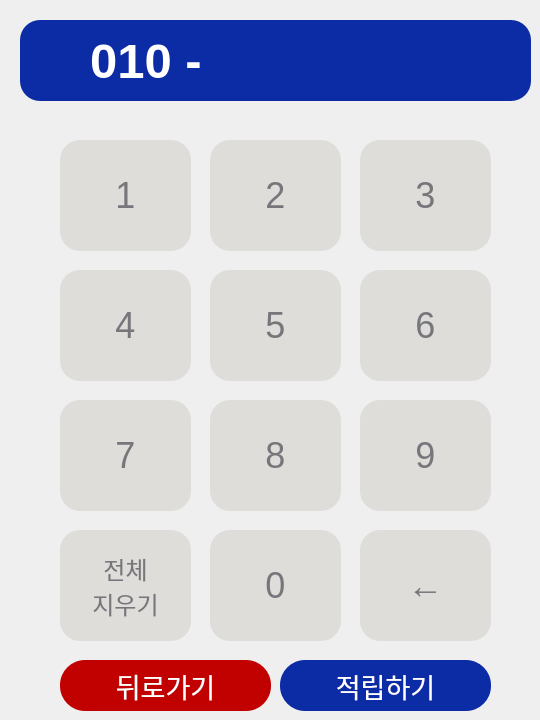
      <widget class="QWidget" name="page_7">
       <widget class="QFrame" name="frame_3">
        <property name="geometry">
         <rect>
          <x>20</x>
          <y>20</y>
          <width>511</width>
          <height>81</height>
         </rect>
        </property>
        <property name="styleSheet">
         <string notr="true">background-color: rgb(12, 44, 166);
border-radius: 20px;</string>
        </property>
        <property name="frameShape">
         <enum>QFrame::StyledPanel</enum>
        </property>
        <property name="frameShadow">
         <enum>QFrame::Raised</enum>
        </property>
        <widget class="QLabel" name="mem_tel">
         <property name="geometry">
          <rect>
           <x>70</x>
           <y>10</y>
           <width>401</width>
           <height>61</height>
          </rect>
         </property>
         <property name="font">
          <font>
           <pointsize>37</pointsize>
           <weight>75</weight>
           <bold>true</bold>
          </font>
         </property>
         <property name="styleSheet">
          <string notr="true">color: rgb(255, 255, 255);</string>
         </property>
         <property name="text">
          <string>010 - </string>
         </property>
        </widget>
       </widget>
       <widget class="QPushButton" name="btn_mem_1">
        <property name="geometry">
         <rect>
          <x>60</x>
          <y>140</y>
          <width>131</width>
          <height>111</height>
         </rect>
        </property>
        <property name="font">
         <font>
          <pointsize>27</pointsize>
         </font>
        </property>
        <property name="styleSheet">
         <string notr="true">border-radius: 20px;
background-color: rgb(222, 221, 218);
color: rgb(119, 118, 123);</string>
        </property>
        <property name="text">
         <string>1</string>
        </property>
       </widget>
       <widget class="QPushButton" name="btn_mem_2">
        <property name="geometry">
         <rect>
          <x>210</x>
          <y>140</y>
          <width>131</width>
          <height>111</height>
         </rect>
        </property>
        <property name="font">
         <font>
          <pointsize>27</pointsize>
         </font>
        </property>
        <property name="styleSheet">
         <string notr="true">border-radius: 20px;
background-color: rgb(222, 221, 218);
color: rgb(119, 118, 123);</string>
        </property>
        <property name="text">
         <string>2</string>
        </property>
       </widget>
       <widget class="QPushButton" name="btn_mem_3">
        <property name="geometry">
         <rect>
          <x>360</x>
          <y>140</y>
          <width>131</width>
          <height>111</height>
         </rect>
        </property>
        <property name="font">
         <font>
          <pointsize>27</pointsize>
         </font>
        </property>
        <property name="styleSheet">
         <string notr="true">border-radius: 20px;
background-color: rgb(222, 221, 218);
color: rgb(119, 118, 123);</string>
        </property>
        <property name="text">
         <string>3</string>
        </property>
       </widget>
       <widget class="QPushButton" name="btn_mem_5">
        <property name="geometry">
         <rect>
          <x>210</x>
          <y>270</y>
          <width>131</width>
          <height>111</height>
         </rect>
        </property>
        <property name="font">
         <font>
          <pointsize>27</pointsize>
         </font>
        </property>
        <property name="styleSheet">
         <string notr="true">border-radius: 20px;
background-color: rgb(222, 221, 218);
color: rgb(119, 118, 123);</string>
        </property>
        <property name="text">
         <string>5</string>
        </property>
       </widget>
       <widget class="QPushButton" name="btn_mem_4">
        <property name="geometry">
         <rect>
          <x>60</x>
          <y>270</y>
          <width>131</width>
          <height>111</height>
         </rect>
        </property>
        <property name="font">
         <font>
          <pointsize>27</pointsize>
         </font>
        </property>
        <property name="styleSheet">
         <string notr="true">border-radius: 20px;
background-color: rgb(222, 221, 218);
color: rgb(119, 118, 123);</string>
        </property>
        <property name="text">
         <string>4</string>
        </property>
       </widget>
       <widget class="QPushButton" name="btn_mem_6">
        <property name="geometry">
         <rect>
          <x>360</x>
          <y>270</y>
          <width>131</width>
          <height>111</height>
         </rect>
        </property>
        <property name="font">
         <font>
          <pointsize>27</pointsize>
         </font>
        </property>
        <property name="styleSheet">
         <string notr="true">border-radius: 20px;
background-color: rgb(222, 221, 218);
color: rgb(119, 118, 123);</string>
        </property>
        <property name="text">
         <string>6</string>
        </property>
       </widget>
       <widget class="QPushButton" name="btn_mem_8">
        <property name="geometry">
         <rect>
          <x>210</x>
          <y>400</y>
          <width>131</width>
          <height>111</height>
         </rect>
        </property>
        <property name="font">
         <font>
          <pointsize>27</pointsize>
         </font>
        </property>
        <property name="styleSheet">
         <string notr="true">border-radius: 20px;
background-color: rgb(222, 221, 218);
color: rgb(119, 118, 123);</string>
        </property>
        <property name="text">
         <string>8</string>
        </property>
       </widget>
       <widget class="QPushButton" name="btn_mem_9">
        <property name="geometry">
         <rect>
          <x>360</x>
          <y>400</y>
          <width>131</width>
          <height>111</height>
         </rect>
        </property>
        <property name="font">
         <font>
          <pointsize>27</pointsize>
         </font>
        </property>
        <property name="styleSheet">
         <string notr="true">border-radius: 20px;
background-color: rgb(222, 221, 218);
color: rgb(119, 118, 123);</string>
        </property>
        <property name="text">
         <string>9</string>
        </property>
       </widget>
       <widget class="QPushButton" name="btn_mem_7">
        <property name="geometry">
         <rect>
          <x>60</x>
          <y>400</y>
          <width>131</width>
          <height>111</height>
         </rect>
        </property>
        <property name="font">
         <font>
          <pointsize>27</pointsize>
         </font>
        </property>
        <property name="styleSheet">
         <string notr="true">border-radius: 20px;
background-color: rgb(222, 221, 218);
color: rgb(119, 118, 123);</string>
        </property>
        <property name="text">
         <string>7</string>
        </property>
       </widget>
       <widget class="QPushButton" name="btn_mem_0">
        <property name="geometry">
         <rect>
          <x>210</x>
          <y>530</y>
          <width>131</width>
          <height>111</height>
         </rect>
        </property>
        <property name="font">
         <font>
          <pointsize>27</pointsize>
         </font>
        </property>
        <property name="styleSheet">
         <string notr="true">border-radius: 20px;
background-color: rgb(222, 221, 218);
color: rgb(119, 118, 123);</string>
        </property>
        <property name="text">
         <string>0</string>
        </property>
       </widget>
       <widget class="QPushButton" name="btn_del_all">
        <property name="geometry">
         <rect>
          <x>60</x>
          <y>530</y>
          <width>131</width>
          <height>111</height>
         </rect>
        </property>
        <property name="font">
         <font>
          <pointsize>18</pointsize>
         </font>
        </property>
        <property name="styleSheet">
         <string notr="true">border-radius: 20px;
background-color: rgb(222, 221, 218);
color: rgb(119, 118, 123);</string>
        </property>
        <property name="text">
         <string>전체
지우기</string>
        </property>
       </widget>
       <widget class="QPushButton" name="btn_del_one">
        <property name="geometry">
         <rect>
          <x>360</x>
          <y>530</y>
          <width>131</width>
          <height>111</height>
         </rect>
        </property>
        <property name="font">
         <font>
          <pointsize>27</pointsize>
         </font>
        </property>
        <property name="styleSheet">
         <string notr="true">border-radius: 20px;
background-color: rgb(222, 221, 218);
color: rgb(119, 118, 123);</string>
        </property>
        <property name="text">
         <string>←</string>
        </property>
       </widget>
       <widget class="QPushButton" name="btn_back">
        <property name="geometry">
         <rect>
          <x>60</x>
          <y>660</y>
          <width>211</width>
          <height>51</height>
         </rect>
        </property>
        <property name="font">
         <font>
          <pointsize>20</pointsize>
         </font>
        </property>
        <property name="styleSheet">
         <string notr="true">background-color: rgb(193, 0, 0);
color: rgb(255, 255, 255);
border-radius:25px;</string>
        </property>
        <property name="text">
         <string>뒤로가기</string>
        </property>
       </widget>
       <widget class="QPushButton" name="btn_mem_ok">
        <property name="geometry">
         <rect>
          <x>280</x>
          <y>660</y>
          <width>211</width>
          <height>51</height>
         </rect>
        </property>
        <property name="font">
         <font>
          <pointsize>20</pointsize>
         </font>
        </property>
        <property name="styleSheet">
         <string notr="true">background-color: rgb(12, 44, 166);
color: rgb(255, 255, 255);
border-radius:25px;</string>
        </property>
        <property name="text">
         <string>적립하기</string>
        </property>
       </widget>
      </widget>
